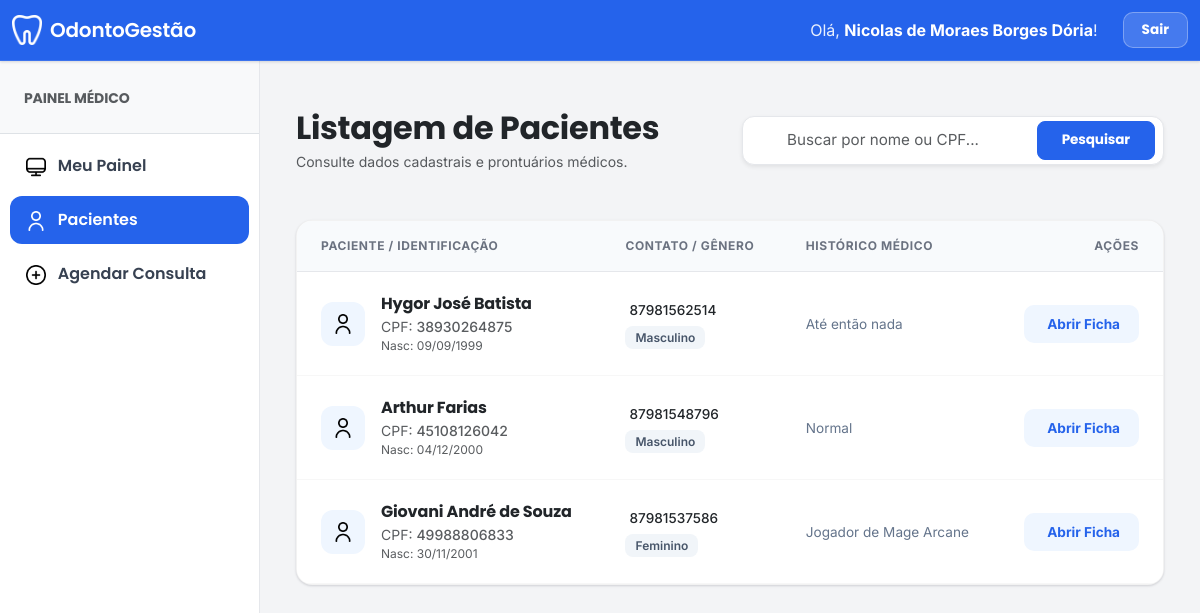
Screenshot of /dentista_manage_paciente/ (signed in) with the database file from the repository.
### clinica_app/models.py (models this page shows, shortened)
class CustomUser(AbstractUser):
    USER_TYPE_CHOICES = (
        ('1', 'Gerente'),
        ('2', 'Dentista'),
        ('3', 'Paciente'),
        ('4', 'Recepcionista'),
    )
    email = models.EmailField(unique=True)
    user_type = models.CharField(default='1', choices=USER_TYPE_CHOICES, max_length=1)
    first_name = models.CharField("Nome completo", max_length=150, blank=True)
    REQUIRED_FIELDS = ['email', 'first_name']

class Paciente(models.Model):
    admin = models.OneToOneField(CustomUser, on_delete=models.CASCADE)
    genero = models.CharField(max_length=50, null=True, blank=True)
    cpf = models.CharField(max_length=14, null=True, blank=True)
    telefone = models.CharField(max_length=20, null=True, blank=True)
    data_nascimento = models.DateField(null=True, blank=True)
    address = models.TextField(null=True, blank=True)
    historico_medico = models.TextField(null=True, blank=True)

### clinica_app/views.py (the view)
# urls.py: path('dentista_manage_paciente/', views.dentista_manage_paciente, name="dentista_manage_paciente"),
@login_required
def dentista_manage_paciente(request):
    if str(request.user.user_type) != "2": return redirect('home')
    q = (request.GET.get('q') or "").strip()
    pacientes = Paciente.objects.all()
    if q:
        q_cpf = limpar_valor(q)
        filtro = Q(admin__first_name__icontains=q) | Q(admin__last_name__icontains=q)
        if q_cpf:
            filtro = filtro | Q(cpf__icontains=q_cpf)
        pacientes = pacientes.filter(filtro)
    return render(request, "dentista_template/manage_paciente.html", {"pacientes": pacientes, "query": q})

### clinica_app/templates/dentista_template/manage_paciente.html (shortened to what this page needs)
{% extends 'base.html' %}
{% load static %}
{% block main_content %}
<div class="container-fluid py-4 page-container">
    <div class="row mb-5 align-items-center">
        <div class="col-lg-6">
            <h2 class="fw-bold text-dark mb-1">Listagem de Pacientes</h2>
            <p class="text-muted small mb-0">Consulte dados cadastrais e prontuários médicos.</p>
        </div>
        <div class="col-lg-6 mt-3 mt-lg-0">
            <form method="GET" action="{% url 'dentista_manage_paciente' %}">
                <div class="search-wrapper d-flex align-items-center px-2 bg-white shadow-sm">
                    <input type="text" name="q" class="form-control search-input flex-grow-1"
                           placeholder="Buscar por nome ou CPF..." value="{{ query|default:'' }}">
                    <button class="btn btn-primary rounded-3 px-4 py-2 ms-2 my-1 fw-bold" type="submit" style="font-size: 0.85rem;">
                        Pesquisar
                    </button>
                </div>
            </form>
        </div>
    </div>
    <div class="content-card">
        <div class="table-responsive">
            <table class="table table-custom mb-0">
                <thead>
                    <tr>
                        <th>Paciente / Identificação</th>
                        <th>Contato / Gênero</th>
                        <th>Histórico Médico</th>
                        <th class="text-end">Ações</th>
                    </tr>
                </thead>
                <tbody>
                    {% for paciente in pacientes %}
                    <tr>
                        <td>
                            <div class="d-flex align-items-center">
                                <div class="patient-avatar me-3">
                                    <img src="{% static 'utilizador.png' %}" alt="Paciente">
                                </div>
                                <div>
                                    <div class="fw-bold text-dark" style="font-size: 1rem;">
                                        {{ paciente.admin.first_name }} {{ paciente.admin.last_name }}
                                    </div>
                                    <div class="text-muted small">
                                        CPF: <span class="fw-medium">{{ paciente.cpf|default:"---" }}</span>
                                    </div>
                                    <div class="text-muted extra-small" style="font-size: 0.75rem;">
                                        Nasc: {{ paciente.data_nascimento|date:"d/m/Y"|default:"--" }}
                                    </div>
                                </div>
                            </div>
                        </td>
                        <td>
                            <div class="text-dark fw-medium mb-1" style="font-size: 0.85rem;">
                                 {{ paciente.telefone|default:"Sem tel." }}
                            </div>
                            <span class="badge-soft">
                                {{ paciente.genero|default:"--" }}
                            </span>
                        </td>
                        <td>
                            <div class="history-text" title="{{ paciente.historico_medico }}">
                                {{ paciente.historico_medico|default:"Sem observações registradas." }}
                            </div>
                        </td>
                        <td class="text-end">
                            <a href="{% url 'view_paciente' paciente.id %}" class="btn btn-ficha">
                                 Abrir Ficha
                            </a>
                        </td>
                    </tr>
                    {% endfor %}
                </tbody>
            </table>
        </div>
    </div>
</div>
{% endblock main_content %}

### clinica_app/templates/base.html (shortened to what this page needs)
{% load static %}
<!DOCTYPE html>
<html lang="pt-br">
<head>
    <link href="https://cdn.jsdelivr.net/npm/bootstrap@5.3.0/dist/css/bootstrap.min.css" rel="stylesheet">
</head>
<body>
    {% if user.is_authenticated %}
    <nav class="navbar navbar-expand-lg">
        <div class="container-fluid">
            <a class="navbar-brand" href="#">
                <img src="{% static 'denteb.png' %}" alt="Logo" width="30" height="30" class="me-2">
                OdontoGestão
            </a>
            <div class="collapse navbar-collapse" id="navbarNav">
                <ul class="navbar-nav ms-auto align-items-center">
                    <li class="nav-item">
                        <span class="user-welcome">Olá, <span class="user-name">{{ user.first_name }}</span>!</span>
                    </li>
                    <li class="nav-item">
                        <a class="nav-link-custom" href="{% url 'logout_user' %}">Sair</a>
                    </li>
                </ul>
            </div>
        </div>
    </nav>
    {% endif %}
    <div class="main-wrapper">
        {% if user.is_authenticated %}
        <aside id="sidebar">
            <div class="p-4 border-bottom bg-light">
                <small class="text-uppercase fw-bold text-muted">
                    {% if user.user_type == '1' %}Painel Gerente
                    {% elif user.user_type == '2' %}Painel Médico
                    {% elif user.user_type == '4' %}Painel Recepção
                    {% endif %}
                </small>
            </div>
            <nav class="mt-2">
                {% with url_name=request.resolver_match.url_name %}
                {% if user.user_type == '2' %}
                    <a href="{% url 'dentista_home' %}" class="sidebar-link {% if url_name == 'dentista_home' %}active{% endif %}">
                        <img src="{% static 'computador.png' %}" width="20" class="me-2"> Meu Painel
                    </a>
                    <a href="{% url 'dentista_manage_paciente' %}" class="sidebar-link {% if url_name == 'dentista_manage_paciente' or url_name == 'view_paciente' %}active{% endif %}">
                        <img src="{% static 'utilizador.png' %}" width="20" class="me-2"> Pacientes
                    </a>
                    <a href="{% url 'add_consulta' %}" class="sidebar-link {% if url_name == 'add_consulta' %}active{% endif %}">
                        <img src="{% static 'adicionar.png' %}" width="20" class="me-2"> Agendar Consulta
                    </a>
                {% endif %}
                {% endwith %}
            </nav>
        </aside>
        {% endif %}
        <main id="content-area">
            {% block main_content %}{% endblock %}
        </main>
    </div>
</body>
</html>

### clinica_app/templates/base.html (style rules this page uses)
:root { --accent: #2563eb; --accent-dark: #1d4ed8; --accent-soft: #eff6ff; --bg: #f3f4f6; --surface: #ffffff; --text: #111827; --muted: #6b7280; --border: #e5e7eb; --shadow: 0 1px 2px rgba(16, 24, 40, 0.06), 0 1px 3px rgba(16, 24, 40, 0.10); --radius: 12px; }
body { background-color: var(--bg); font-family: 'Inter', sans-serif; color: var(--text); overflow-x: hidden; }
h1, h2, h3, h4, h5, h6, .navbar-brand, .fw-bold { font-family: 'Poppins', sans-serif; font-weight: 600; letter-spacing: -0.01em; }
.navbar { background: var(--accent); border-bottom: 1px solid rgba(255, 255, 255, 0.1); box-shadow: var(--shadow); padding: 10px 0; z-index: 1030; }
.navbar-brand { color: #ffffff !important; font-size: 1.25rem; text-decoration: none; display: flex; align-items: center; }
.navbar-brand img { filter: brightness(0) invert(1); }
.user-welcome { color: rgba(255, 255, 255, 0.9); margin-right: 15px; }
.user-name { color: #ffffff; font-weight: 700; }
.nav-link-custom { font-family: 'Poppins', sans-serif; font-weight: 700; padding: 7px 18px; border-radius: 10px; background: rgba(255, 255, 255, 0.15); color: #ffffff !important; margin-left: 10px; border: 1px solid rgba(255, 255, 255, 0.3); text-decoration: none; display: inline-block; font-size: 0.85rem; transition: all 0.2s ease; }
.main-wrapper { display: flex; min-height: calc(100vh - 64px); }
#sidebar { width: 260px; background: var(--surface); border-right: 1px solid var(--border); transition: all 0.2s; }
.sidebar-link { display: block; margin: 6px 10px; padding: 12px 16px; color: #374151; text-decoration: none; font-family: 'Poppins', sans-serif; font-weight: 600; transition: 0.15s; position: relative; border-radius: 12px; }
.sidebar-link.active { background: var(--accent); color: #ffffff; }
.sidebar-link.active img { filter: brightness(0) invert(1); }
#content-area { flex: 1; padding: 24px; }
.btn-primary { background-color: var(--accent); border-color: var(--accent); }

### clinica_app/templates/dentista_template/manage_paciente.html (style rules this page uses)
.page-container { animation: fadeIn 0.5s ease-in-out; }
.search-wrapper { background: var(--surface); border: 1px solid var(--border); border-radius: 12px; transition: all 0.3s ease; }
.search-input { border: none; padding: 12px 20px; font-size: 0.95rem; background: transparent; }
.content-card { background: var(--surface); border-radius: 16px; border: 1px solid rgba(0, 0, 0, 0.05); box-shadow: var(--shadow); overflow: hidden; }
.table-custom thead th { font-size: 0.75rem; text-transform: uppercase; letter-spacing: 0.05em; font-weight: 700; color: var(--muted); padding: 16px 24px; background: #f8fafc; border-bottom: 1px solid var(--border); }
.table-custom td { padding: 20px 24px; vertical-align: middle; border-bottom: 1px solid rgba(0, 0, 0, 0.03); }
.patient-avatar { width: 44px; height: 44px; background-color: var(--accent-soft); border-radius: 12px; display: flex; align-items: center; justify-content: center; transition: all 0.3s ease; }
.patient-avatar img { width: 20px; transition: all 0.3s ease; }
.badge-soft { font-size: 0.75rem; font-weight: 600; padding: 4px 10px; border-radius: 8px; background-color: #f1f5f9; color: #475569; }
.history-text { font-size: 0.85rem; color: #64748b; line-height: 1.5; max-width: 400px; display: -webkit-box; -webkit-line-clamp: 2; -webkit-box-orient: vertical; overflow: hidden; }
.btn-ficha { color: var(--accent); background: var(--accent-soft); border: 1.5px solid transparent; padding: 8px 18px; border-radius: 10px; font-size: 0.85rem; font-weight: 700; transition: all 0.2s; }

### rows the page displays
CustomUser: first_name "Nicolas de Moraes Borges Dória"
Paciente: admin.first_name "Hygor José Batista", cpf "38930264875", data_nascimento "09/09/1999", telefone "87981562514", genero "Masculino", historico_medico "Até então nada"
Paciente: admin.first_name "Arthur Farias", cpf "45108126042", data_nascimento "04/12/2000", telefone "87981548796", genero "Masculino", historico_medico "Normal"
Paciente: admin.first_name "Giovani André de Souza", cpf "49988806833", data_nascimento "30/11/2001", telefone "87981537586", genero "Feminino", historico_medico "Jogador de Mage Arcane"
